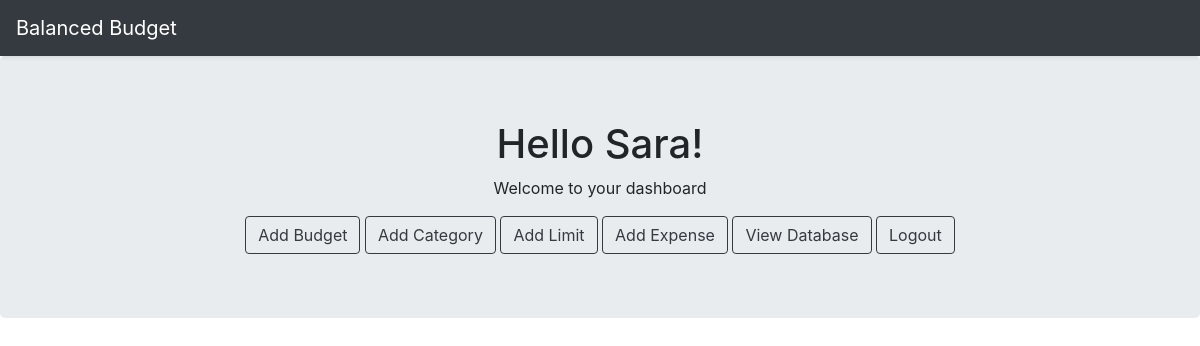
The app's page /budgets/dashboard (signed in), older data.
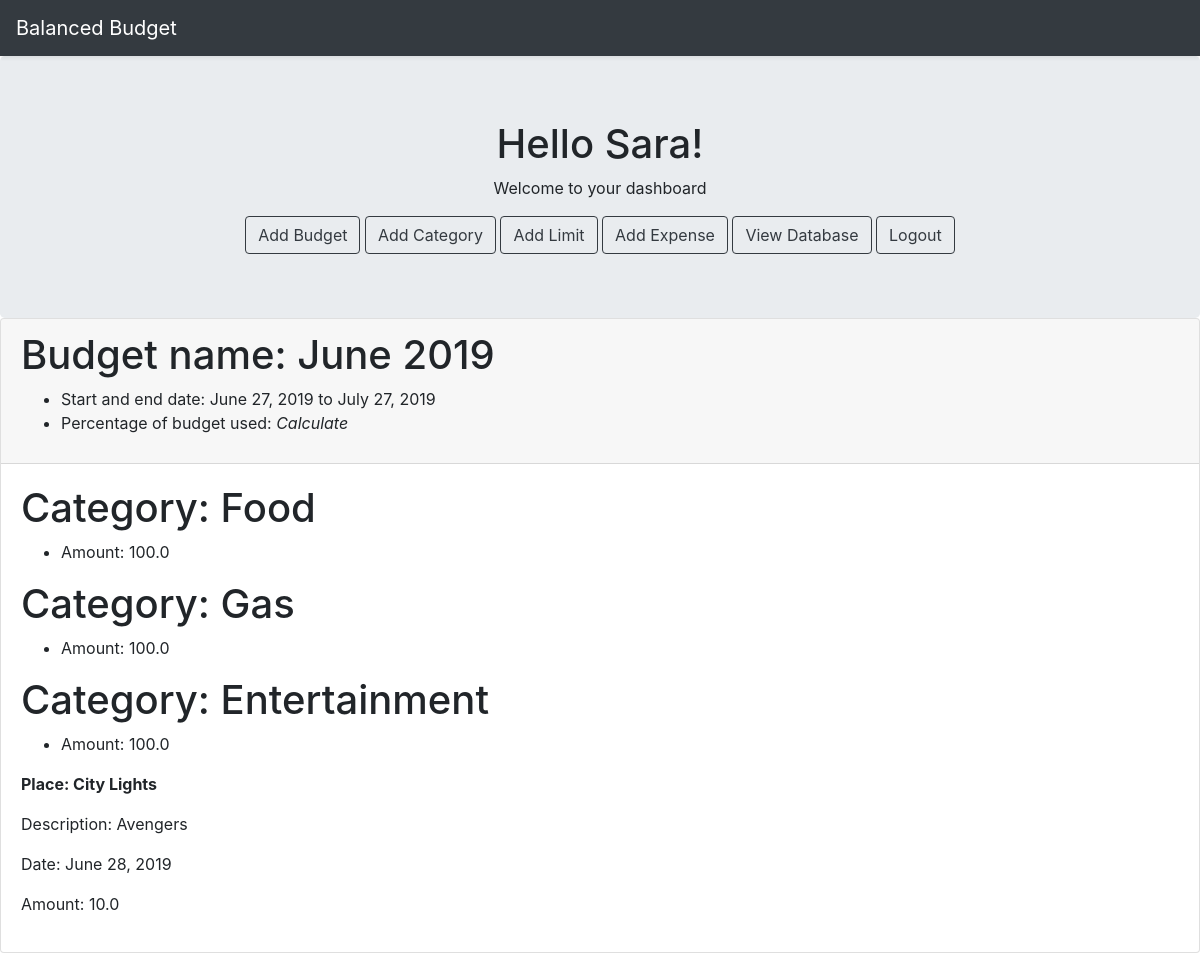
The same page, newer data.
### budgets/models.py (models this page shows, shortened)
class Budget(models.Model):
    budgetID = models.AutoField(primary_key=True, db_column='BudgetID')
    name = models.CharField(max_length=200, db_column='Budget Name')
    startDate = models.DateField(default=date.today, db_column='Start Date')
    endDate = models.DateField(default=date.today, db_column='End Date')
    current = models.BooleanField(default=True, db_column='Current Budget')
    user = models.ForeignKey(User, on_delete=models.CASCADE, db_column='User', null=True)
    class Meta:
        unique_together = (('name', 'user'),)

class Limit(models.Model):
    limitID = models.AutoField(primary_key=True, db_column='LimitID')
    budgetID = models.ForeignKey(Budget, on_delete=models.CASCADE, db_column='BudgetID')
    category = models.ForeignKey(Category, on_delete=models.CASCADE, db_column='Category')
    amount = models.FloatField(db_column='Amount')
    class Meta:
        unique_together = (('budgetID', 'category'),)

class Category(models.Model):
    categoryID = models.AutoField(primary_key = True, db_column='CategoryID')
    category = models.CharField(max_length=50, db_column='Category')
    user = models.ForeignKey(User, on_delete=models.CASCADE, db_column='User', null=True)
    def __str__(self):
        return self.category
    class Meta:
        verbose_name_plural = "Categories"
        unique_together = (('category', 'user'),)

class Expense(models.Model):
    expenseID = models.AutoField(primary_key=True, db_column='ExpenseID')
    budgetID = models.ForeignKey(Budget, on_delete=models.CASCADE, db_column='BudgetID')
    title = models.CharField(max_length=100, db_column='Title')
    description = models.TextField(db_column='Description', blank=True)
    date = models.DateField(default=date.today, db_column='Date')
    amount = models.FloatField(db_column='Amount')
    category = models.ForeignKey(Category, on_delete=models.CASCADE, db_column='Category')

### budgets/views.py (the view)
# urls.py: url('dashboard', views.dashboard, name = 'dashboard'), # create url path to results page
def dashboard(request):
    budgets = Budget.objects.filter(user=request.user, current=True)
    budgets_orgIDs = [budget.budgetID for budget in budgets]
    limits = []
    expenses = []
    for i in range(len(budgets_orgIDs)):
        limits += Limit.objects.filter(budgetID=budgets_orgIDs[i])
        expenses += Expense.objects.filter(budgetID=budgets_orgIDs[i])
    args = {
        'budgets': budgets,
        'limits': limits,
        'expenses': expenses,
    }
    return render(request, 'data.html', args)

### budgets/templates/data.html
{% extends 'dashboard.html' %}
{% block budgetData %}
{% for budget in budgets %}
    <div class="card">
        <div class="card-header">
                <h1>Budget name: {{ budget.name }}</h1>
                <ul>
                    <li>Start and end date: {{ budget.startDate }} to {{ budget.endDate }}</li>
                    <li>Percentage of budget used: <em>Calculate</em></li>
                </ul>
        </div>
    <div class="card-body">
    {% for limit in limits %}
        {% if budget.budgetID == limit.budgetID.budgetID %}
            <h1>Category: {{ limit.category }}</h1>
            <ul>
                <li>Amount: {{ limit.amount }}</li>
            </ul>
            {% for item in expenses %}
                {% if item.budgetID.budgetID == budget.budgetID %}
                    {% if item.category == limit.category %}
                        <b><p>Place: {{ item.title }}</p></b>
                        <p>Description: {{ item.description }}</p>
                        <p>Date: {{item.date }}</p>
                        <p>Amount: {{item.amount }}</p>
                    {% endif %}
                {% endif %}
            {% endfor %}
        {% endif %}
    {% endfor %}
    </div>
{% endfor %}
</div>
{% endblock %}

Row changes from the older to the newer data that the page shows:
now on this page (row edited): Budget: name "June 2019", startDate "June 27, 2019", endDate "July 27, 2019"
added Limit: category "Food", amount "100.0"
added Limit: category "Gas", amount "100.0"
added Limit: category "Entertainment", amount "100.0"
added Expense: title "City Lights", description "Avengers", date "June 28, 2019", amount "10.0"
